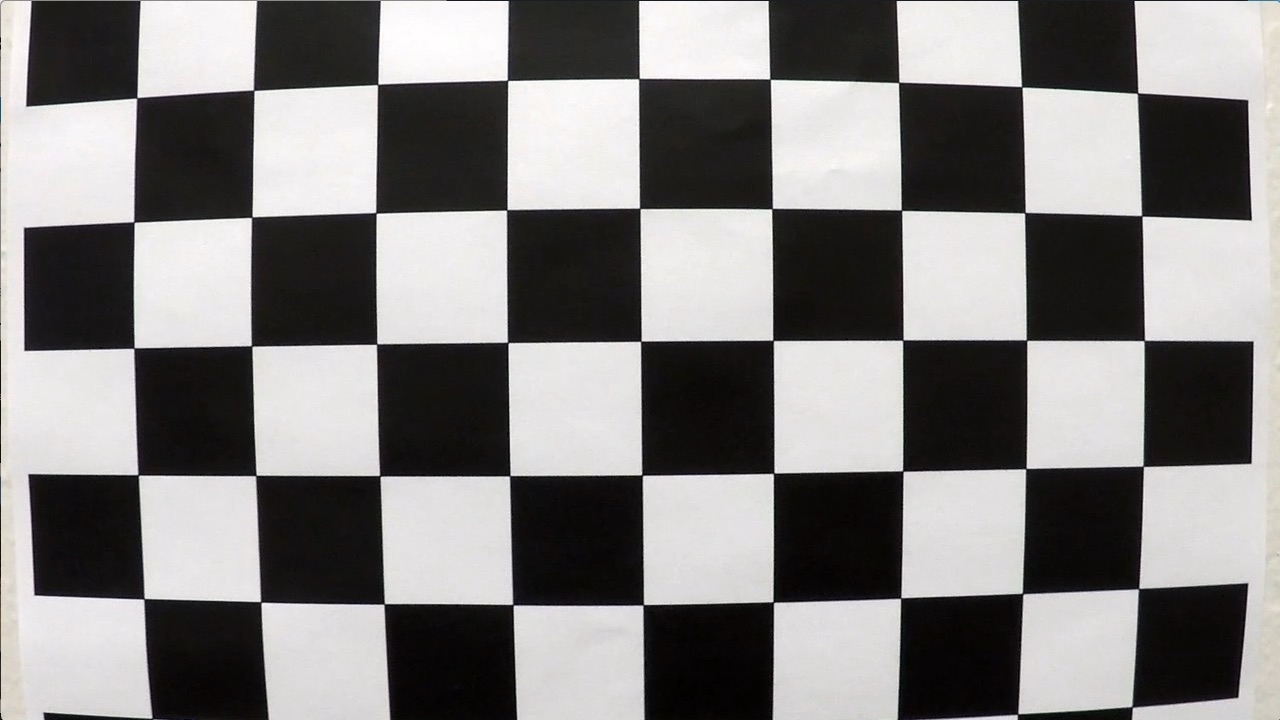
#> input picture camera_cal/calibration1.jpg, 1280 x 720 px; its folder holds 5 pictures in this run
$ jupyter execute --allow-errors sol.ipynb   (shell and % lines are left out)   (older library calls are emulated)
#> lines starting #> are read from the running program, lines starting #| are printed output that depends on the picture; after the words box and inside, x2 and y2 are one past the last pixel; in counts of white or black regions, pixels touching at a corner belong together
# ADVANCED LANE FINDING

## CAMERA CALIBRATION

[cell 1]
# import all required files
import cv2
import numpy as np
import matplotlib.pyplot as plt
import matplotlib.image as mpimg
import glob
import pickle as pickle

[cell 2]
# There are 9*6 corners in image
nx = 9
ny = 6
objp = np.zeros((ny*nx,3), np.float32)
objp[:,:2] = np.mgrid[0:nx, 0:ny].T.reshape(-1,2)

objpoints = []
imgpoints = []

images = glob.glob('camera_cal/calibration*.jpg')

# Step through the list of filenames, read them in, and search for chessboard corners
for fname in images:
    img = cv2.imread(fname)
#> img is the input picture: shape (720, 1280, 3); mean B, G, R 127.8, 128.4, 130.1
    gray = cv2.cvtColor(img,cv2.COLOR_BGR2GRAY)

    # Find the chessboard corners
    ret, corners = cv2.findChessboardCorners(gray, (nx, ny),None)
#> ret = False; corners = None
    if ret == True:
        objpoints.append(objp)
        imgpoints.append(corners)

img = cv2.imread('camera_cal/calibration1.jpg')
img_size = (img.shape[1], img.shape[0])

# find distortion parameters by calibrating camera
ret, mtx, dist, rvecs, tvecs = cv2.calibrateCamera(objpoints, imgpoints, img_size, None, None)

[cell 3]
# distorted image
plt.imshow(img)

[cell 4]
# undistorted image
undist = cv2.undistort(img, mtx, dist, None, mtx)
plt.imshow(undist)

[cell 5]
# Now undistort a lane road image
img = plt.imread('test_images/straight_lines1.jpg')
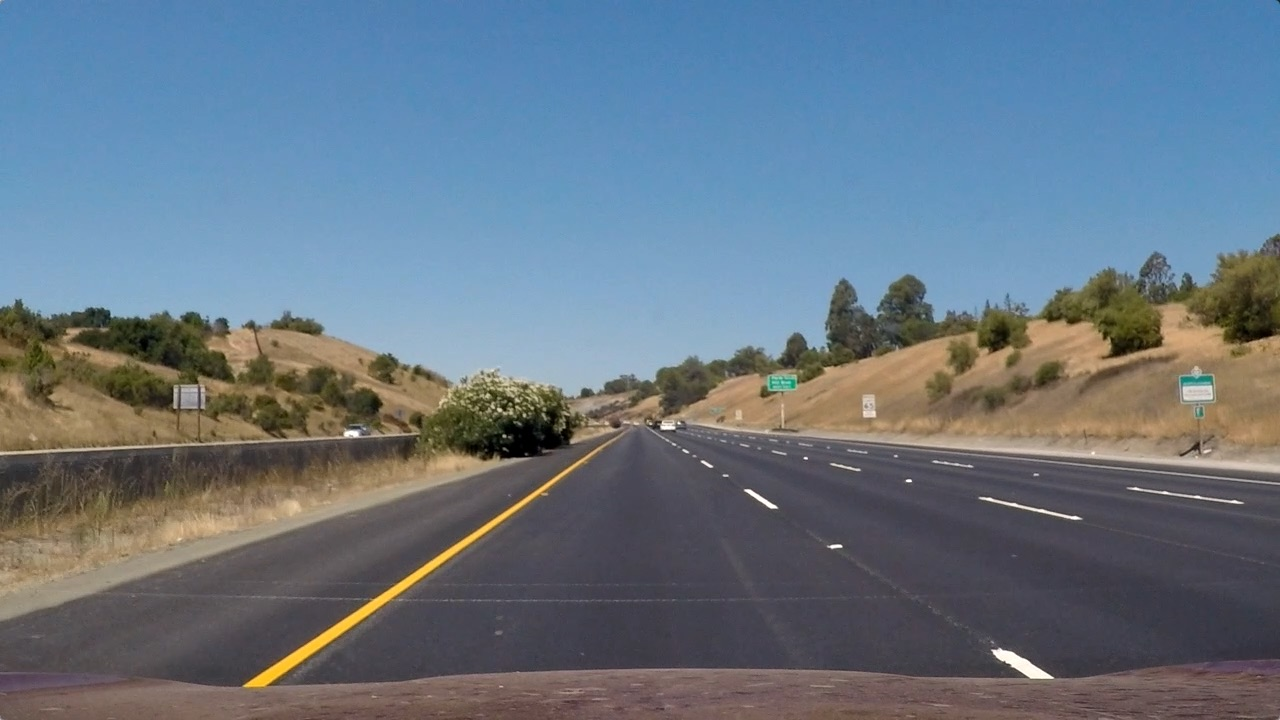
#> input picture test_images/straight_lines1.jpg, 1280 x 720 px
#> img is the input picture: shape (720, 1280, 3); mean R, G, B 103.2, 117.7, 131.2
plt.imshow(img, cmap="gray")

[cell 6]
# undistort road image
undist = cv2.undistort(img, mtx, dist, None, mtx)
plt.imshow(undist)

## THRESHOLDED BINARY IMAGE

[cell 7]
# original undistorted image
img = undist

[cell 8]
def abs_sobel_thresh(img, orient = 'x', thresh=(0, 255)):
    """
    gradient in x and y direction
    """
    # convert to gray scale
    gray = cv2.cvtColor(img, cv2.COLOR_RGB2GRAY)

    # check gradient in x direction
    if orient == 'x':
        abs_sobel = np.absolute(cv2.Sobel(gray, cv2.CV_64F, 1, 0))

    # check gradient in y direction
    if orient == 'y':
        abs_sobel = np.absolute(cv2.Sobel(gray, cv2.CV_64F, 0, 1))

    # standardized sobel between 0 and 255
    scaled_sobel = np.uint8(255*abs_sobel/np.max(abs_sobel))

    # threshold check
    binary_output = np.zeros_like(scaled_sobel)
    binary_output[(scaled_sobel >= thresh[0]) & (scaled_sobel <= thresh[1])] = 1
    return binary_output

[cell 9]
def mag_thresh(img, sobel_kernel=3, mag_thresh=(0, 255)):
    """
    check magnitude of gradient in both x and y direction
    """
    # Convert to grayscale
    gray = cv2.cvtColor(img, cv2.COLOR_RGB2GRAY)

    # Take both Sobel x and y gradients
    sobelx = cv2.Sobel(gray, cv2.CV_64F, 1, 0, ksize=sobel_kernel)
    sobely = cv2.Sobel(gray, cv2.CV_64F, 0, 1, ksize=sobel_kernel)

    # Calculate the gradient magnitude
    gradmag = np.sqrt(sobelx**2 + sobely**2)

    # Rescale to 8 bit
    scale_factor = np.max(gradmag)/255
    gradmag = (gradmag/scale_factor).astype(np.uint8)

    # Create a binary image of ones where threshold is met, zeros otherwise
    binary_output = np.zeros_like(gradmag)
    binary_output[(gradmag >= mag_thresh[0]) & (gradmag <= mag_thresh[1])] = 1

    # Return the binary image
    return binary_output

[cell 10]
def dir_thresh(img, sobel_kernel=3, thresh=(0, np.pi/2)):
    """
    check direction of gradient
    """
    gray = cv2.cvtColor(img, cv2.COLOR_RGB2GRAY)

    # Calculate the x and y gradients
    sobelx = cv2.Sobel(gray, cv2.CV_64F, 1, 0, ksize=sobel_kernel)
    sobely = cv2.Sobel(gray, cv2.CV_64F, 0, 1, ksize=sobel_kernel)

    # Take the absolute value of the gradient direction,
    # apply a threshold, and create a binary image result
    absgraddir = np.arctan2(np.absolute(sobely), np.absolute(sobelx))
    binary_output =  np.zeros_like(absgraddir)
    binary_output[(absgraddir >= thresh[0]) & (absgraddir <= thresh[1])] = 1

    # Return the binary image
    return binary_output

[cell 11]
def color_thresh(img, thresh=(0, 255)):
    """
    check color saturation
    """
    hls = cv2.cvtColor(img, cv2.COLOR_RGB2HLS)
    s_channel = hls[:,:,2]
    s_binary = np.zeros_like(s_channel)

    # red channel based thresholds for filtering yellow and white lanes
    r_channel = img[:,:,0]
    s_binary[(s_channel >= thresh[0]) & (s_channel <= thresh[1]) & (r_channel >= 200) & (r_channel <= 255)] = 1
    return s_binary

[cell 12]
def thresh_bin(img):
    # combine gradients and color thresholding
    img_sobel_x = abs_sobel_thresh(img, 'x', (50, 150))
    img_sobel_y = abs_sobel_thresh(img, 'y', (75, 150))
    img_sobel_mag = mag_thresh(img, 3, (50, 200))
    img_sobel_dir = dir_thresh(img, 3, (0, np.pi/3))
    img_color = color_thresh(img, (120,250))

    combined_grad = np.zeros_like(img_sobel_x)
    combined_grad[((img_sobel_x == 1) & (img_sobel_y == 1)) | ((img_sobel_mag == 1) & (img_sobel_dir == 1))] = 1
    combined = np.zeros_like(combined_grad)
    combined[((combined_grad == 1) | (img_color == 1))] = 1
    return combined

[cell 13]
plt.imshow(thresh_bin(img), cmap="gray")
#> in thresh_bin, `img_sobel_x = abs_sobel_thresh(img, 'x', (50, 150))`:
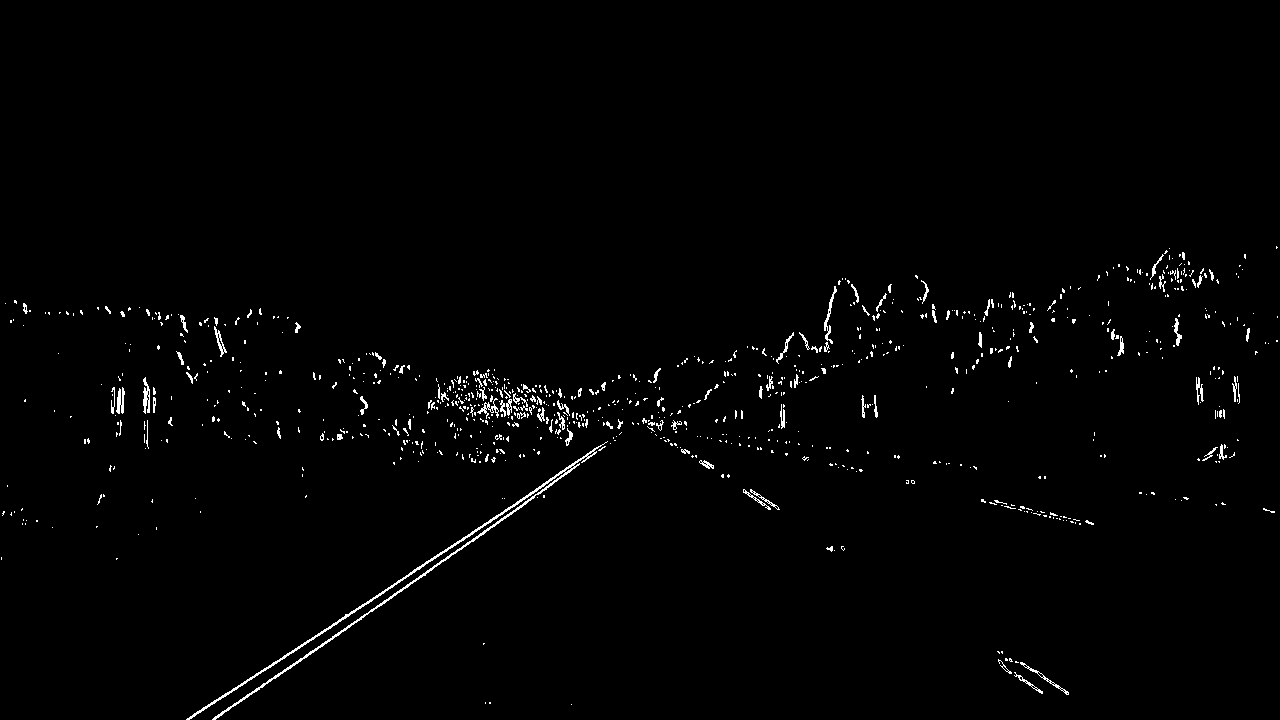
#> img_sobel_x: shape (720, 1280); values 0 (black) and 1 (white), 1.2% white in thin lines or dots, all inside (x1, y1, x2, y2) = (1, 246, 1278, 720)
#> in mag_thresh, `scale_factor = np.max(gradmag)/255`: scale_factor = 2.88

## PERSPECTIVE TRANSFORM

[cell 14]
img = plt.imread("test_images/straight_lines1.jpg")
plt.imshow(img)
plt.plot(220, 700, 'rs')
plt.plot(1100, 700, 'rs')
plt.plot(680, 450, 'rs')
plt.plot(600, 450, 'rs')
plt.show()

[cell 15]
src = np.float32([[220, 700], [1100, 700], [680, 450], [600, 450]])
dst = np.float32([[300, 700], [1000, 700], [1000, 10], [300, 10]])

[cell 16]
img_size = np.shape(img)
M = cv2.getPerspectiveTransform(src, dst)
warped = cv2.warpPerspective(img, M, (img_size[1],img_size[0]), flags=cv2.INTER_LINEAR)

[cell 17]
# image after perspective transform
plt.imshow(warped, cmap='gray')
plt.plot(300, 700, 'rs')
plt.plot(1000, 700, 'rs')
plt.plot(1000, 10, 'rs')
plt.plot(300, 10, 'rs')
plt.show()

## LANE FINDING

[cell 18]
img = plt.imread("test_images/test2.jpg")
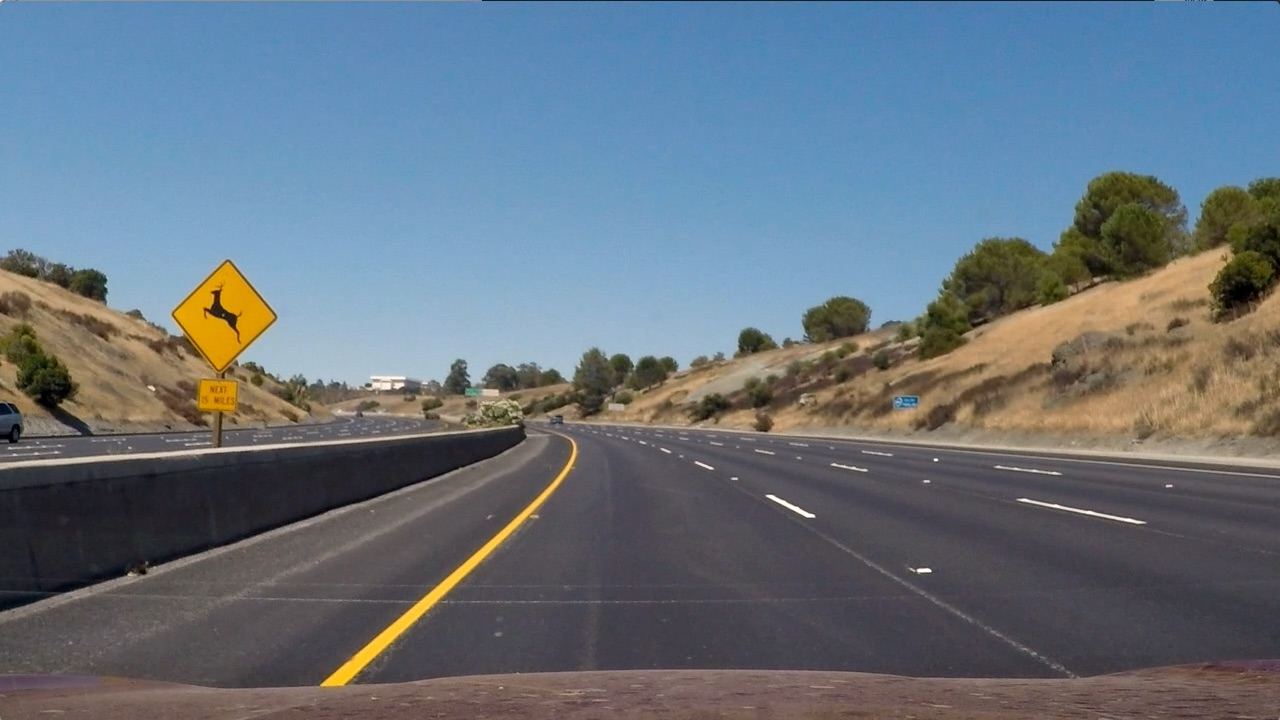
#> input picture test_images/test2.jpg, 1280 x 720 px
#> img is the input picture: shape (720, 1280, 3); mean R, G, B 102.8, 114.6, 125.5

[cell 19]
undist = cv2.undistort(img, mtx, dist, None, mtx)
plt.imshow(undist)

[cell 20]
binary = thresh_bin(undist)
#> call 3 of abs_sobel_thresh, with orient = 'x', thresh = (50, 150)
#> in abs_sobel_thresh (call 3), `gray = cv2.cvtColor(img, cv2.COLOR_RGB2GRAY)`:
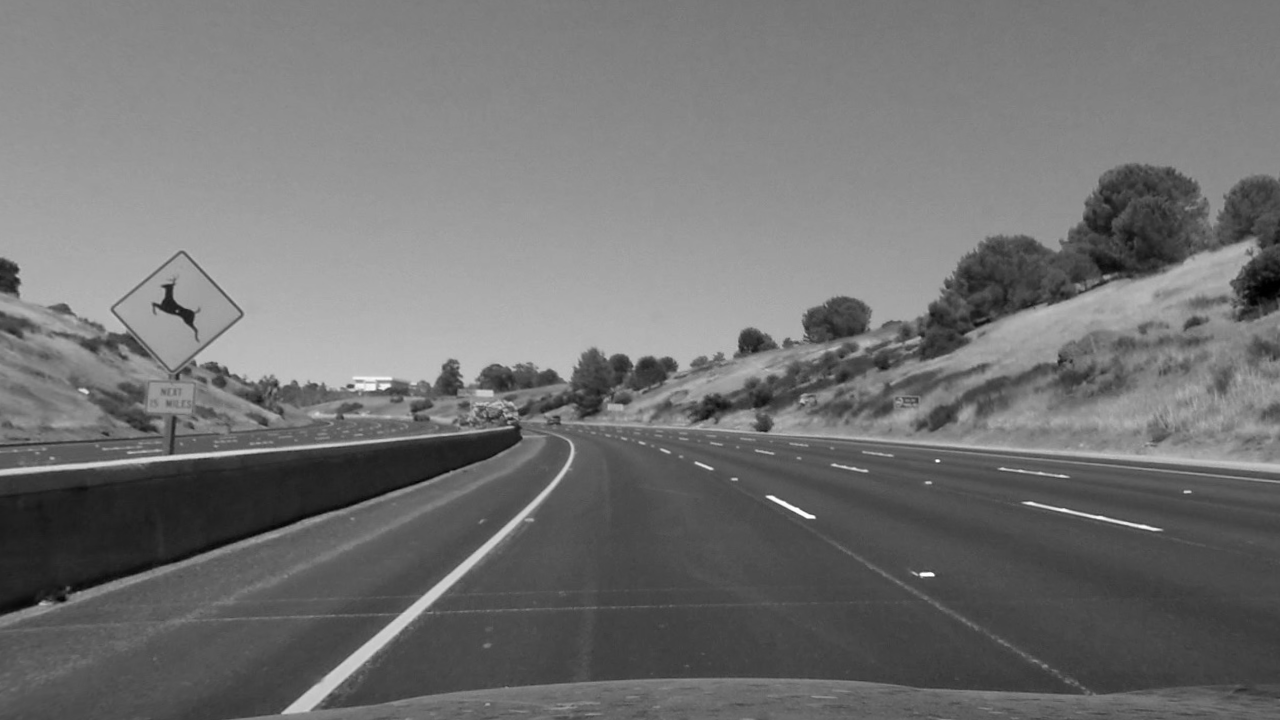
#> gray: shape (720, 1280); min 0, max 255, mean 113.7
#> (the rest of the program and of its run is left out)
